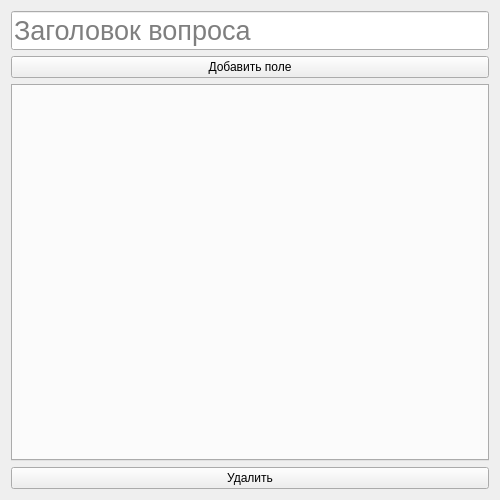
<?xml version="1.0" encoding="UTF-8"?>
<ui version="4.0">
 <class>Question</class>
 <widget class="QWidget" name="Question">
  <property name="geometry">
   <rect>
    <x>0</x>
    <y>0</y>
    <width>500</width>
    <height>500</height>
   </rect>
  </property>
  <property name="sizePolicy">
   <sizepolicy hsizetype="Preferred" vsizetype="Expanding">
    <horstretch>0</horstretch>
    <verstretch>0</verstretch>
   </sizepolicy>
  </property>
  <property name="minimumSize">
   <size>
    <width>500</width>
    <height>400</height>
   </size>
  </property>
  <property name="windowTitle">
   <string>Question</string>
  </property>
  <layout class="QVBoxLayout" name="verticalLayout">
   <item>
    <widget class="QLineEdit" name="titleField">
     <property name="font">
      <font>
       <pointsize>20</pointsize>
      </font>
     </property>
     <property name="placeholderText">
      <string>Заголовок вопроса</string>
     </property>
     <property name="clearButtonEnabled">
      <bool>true</bool>
     </property>
    </widget>
   </item>
   <item>
    <widget class="QPushButton" name="addButton">
     <property name="text">
      <string>Добавить поле</string>
     </property>
     <property name="icon">
      <iconset resource="../../../src.qrc">
       <normaloff>:/src/src/plus.png</normaloff>:/src/src/plus.png</iconset>
     </property>
     <property name="autoDefault">
      <bool>false</bool>
     </property>
    </widget>
   </item>
   <item>
    <widget class="QTabWidget" name="formTabs">
     <property name="currentIndex">
      <number>-1</number>
     </property>
     <property name="movable">
      <bool>true</bool>
     </property>
    </widget>
   </item>
   <item>
    <widget class="QPushButton" name="deleteButton">
     <property name="text">
      <string>Удалить</string>
     </property>
     <property name="icon">
      <iconset resource="../../../src.qrc">
       <normaloff>:/src/src/delete.png</normaloff>:/src/src/delete.png</iconset>
     </property>
     <property name="autoDefault">
      <bool>false</bool>
     </property>
    </widget>
   </item>
  </layout>
 </widget>
 <resources>
  <include location="../../../src.qrc"/>
 </resources>
 <connections/>
</ui>
